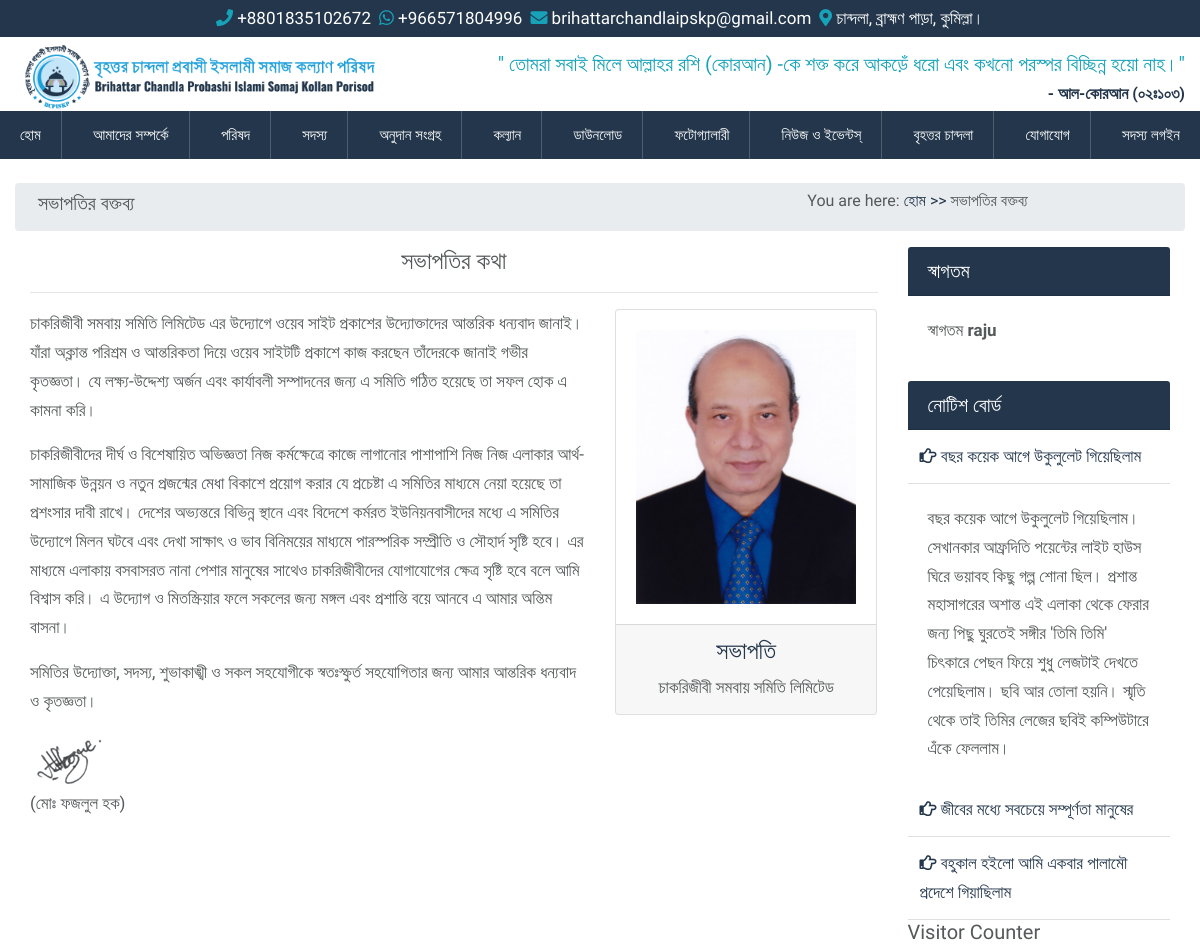
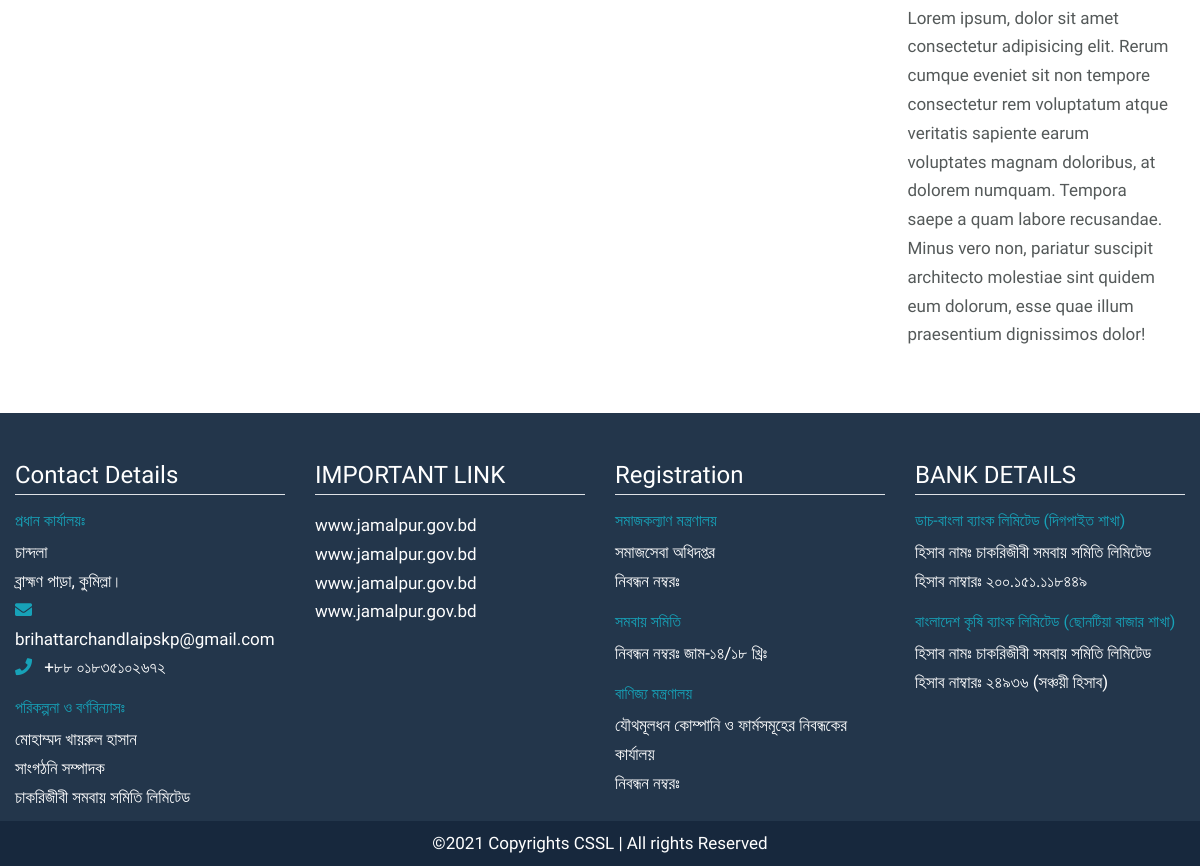
Screenshot of /president-speech (signed in) with the database file from the repository (2 pictures, top to bottom).
### src/models.py (models this page shows, shortened)
class Notice(models.Model):
    title = models.CharField(max_length=255, blank=True, null=True)
    description = models.TextField(null=True, blank=True)
    is_active = models.BooleanField(default=True, blank=True, null=True)
    created_at = models.DateTimeField(auto_now_add=True)
    updated_at = models.DateTimeField(auto_now=True)

### src/views.py (the view)
# urls.py: path("president-speech", president_speech, name="president_speech"),
def president_speech(request):
    context = {"notices": Notice.objects.filter(is_active=True).order_by("-id")}
    return render(request, "pages/about-us/president_speech.html", context)

### templates/pages/about-us/president_speech.html (shortened to what this page needs)
{% extends 'base.html' %}
{% load static %}
{% block content %}
<div class="container-fluid">
    <div class="row breadcrumb p-2">
        <div class="col-md-8">
            <h5>সভাপতির বক্তব্য</h5>
        </div>
        <div class="col-md-4">
            <h6>You are here: <a href="{% url 'home' %}">হোম >></a> সভাপতির বক্তব্য</h6>
        </div>
    </div>
    <div class="row">
        <div class="intro-main col-md-9">
            <h4 class="text-center">সভাপতির কথা</h4>
            <hr>
            <div class="row">
                <div class="col-md-8">
                    <p>
                        চাকরিজীবী সমবায় সমিতি লিমিটেড এর উদ্যোগে ওয়েব সাইট প্রকাশের উদ্যোক্তাদের আন্তরিক ধন্যবাদ জানাই।
                        যাঁরা
                        অক্লান্ত পরিশ্রম ও আন্তরিকতা দিয়ে ওয়েব সাইটটি প্রকাশে কাজ করছেন তাঁদেরকে জানাই গভীর কৃতজ্ঞতা। যে
                        লক্ষ্য-উদ্দেশ্য অর্জন এবং কার্যাবলী সম্পাদনের জন্য এ সমিতি গঠিত হয়েছে তা সফল হোক এ কামনা করি।
                    </p>
                    <p>
                        চাকরিজীবীদের দীর্ঘ ও বিশেষায়িত অভিজ্ঞতা নিজ কর্মক্ষেত্রে কাজে লাগানোর পাশাপাশি নিজ নিজ এলাকার
                        আর্থ-সামাজিক উন্নয়ন ও নতুন প্রজন্মের মেধা বিকাশে প্রয়োগ করার যে প্রচেষ্টা এ সমিতির মাধ্যমে নেয়া
                        হয়েছে তা
                        প্রশংসার দাবী রাখে। দেশের অভ্যন্তরে বিভিন্ন স্থানে এবং বিদেশে কর্মরত ইউনিয়নবাসীদের মধ্যে এ
                        সমিতির
                        উদ্যোগে মিলন ঘটবে এবং দেখা সাক্ষাৎ ও ভাব বিনিময়ের মাধ্যমে পারস্পরিক সম্প্রীতি ও সৌহার্দ সৃষ্টি
                        হবে। এর
                        মাধ্যমে এলাকায় বসবাসরত নানা পেশার মানুষের সাথেও চাকরিজীবীদের যোগাযোগের ক্ষেত্র সৃষ্টি হবে বলে
                        আমি
                        বিশ্বাস করি। এ উদ্যোগ ও মিতস্ক্রিয়ার ফলে সকলের জন্য মঙ্গল এবং প্রশান্তি বয়ে আনবে এ আমার অন্তিম
                        বাসনা।
                    </p>
                    <p>
                        সমিতির উদ্যোক্তা, সদস্য, শুভাকাঙ্খী ও সকল সহযোগীকে স্বতঃস্ফুর্ত সহযোগিতার জন্য আমার আন্তরিক
                        ধন্যবাদ ও
                        কৃতজ্ঞতা।
                    </p>
                    <img src="{% static 'img/presidents_sign.png' %}" alt="মোঃ ফজলুল হক">
                    <p>(মোঃ ফজলুল হক)</p>
                </div>
                <div class="col-md-4">
                    <div class="card">
                        <div class="card-body">
                            <img class="img-fluid" src="{% static 'img/president.jpg' %}" alt="মোঃ ফজলুল হক">
                        </div>
                        <div class="card-footer text-center">
                            <h4 class="text-blue">সভাপতি</h4>
                            চাকরিজীবী সমবায় সমিতি লিমিটেড
                        </div>
                    </div>
                </div>
            </div>
        </div>
        <div class="intro-right col-md-3">
            <div class="member-login">
                {% include "snippets/member_login.html" %}
            </div>
            <div class="notice-board">
                {% include "snippets/notice_board.html" %}
            </div>
            <div class="visitor-count">
                {% include "snippets/visitor_count.html" %}
            </div>
        </div>
    </div>
</div>
{% endblock content %}

### templates/snippets/member_login.html (shortened to what this page needs)
{% load crispy_forms_tags %}
<div class="card border-0">
  <h5 class="login card-header bg-blue"> {% if request.user.is_authenticated %} স্বাগতম {% else %} সদস্যের লগইন
    {% endif %}
  </h5>
  <div class="card-body">
    {% if request.user.is_authenticated %}
    <p>স্বাগতম <strong>{{request.user.username}}</strong></p>
    {% endif %}
  </div>
</div>

### templates/snippets/notice_board.html
<div class="card border-0">
  <h5 class="card-header bg-blue">নোটিশ বোর্ড</h5>
  <div class="card-body p-0 accordion" id="accordionExample">
    {% for notice in notices %}
    <div class="card border-0">
      <div class="card-header p-1 bg-white" id="heading{{notice.id}}">
        <a href="" class="px-2 py-2 d-block" type="button" data-toggle="collapse" data-target="#collapse{{notice.id}}"
          aria-expanded="true" aria-controls="collapseOne">
          <i class="far fa-hand-point-right"></i> {{notice.title}}
        </a>
      </div>
      <div id="collapse{{notice.id}}" class="collapse {% if forloop.counter0 == 0 %} show {% endif %}"
        aria-labelledby="heading{{notice.id}}" data-parent="#accordionExample">
        <div class="card-body">
          {{notice.description}}
        </div>
      </div>
    </div>
    {% endfor %}
  </div>
</div>

### static/css/style_backup.css (style rules this page uses)
body { margin: 0; padding: 0; font-family: 'Baloo Da 2', cursive; font-size: 17px; line-height: 1.8rem; color: #545959; }

### static/css/main.css (style rules this page uses)
:root { --mainColor: #23364B; --darkBlue: #17283d; }
.bg-blue { color: #fff; background-color: var(--mainColor); }
.text-blue { color: var(--mainColor); }

### rows the page displays
Notice: title "বছর কয়েক আগে উকুলুলেট গিয়েছিলাম", description "বছর কয়েক আগে উকুলুলেট গিয়েছিলাম। সেখানকার আফ্রদিতি পয়েন্টের লাইট হাউস ঘিরে ভয়াবহ কিছু গল্প শোনা ছিল। প্রশান্ত মহাসাগরের অশান্ত এই এলাকা থেকে ফেরার জন্য পিছু ঘুরতেই সঙ্গীর 'তিমি তিমি' চিৎকারে পেছন ফিয়ে শুধু লেজটাই দেখতে পেয়েছিলাম। ছবি আর তোলা হয়নি। স্মৃতি থেকে তাই তিমির লেজের ছবিই কম্পিউটারে এঁকে ফেললাম।"
Notice: title "জীবের মধ্যে সবচেয়ে সম্পূর্ণতা মানুষের"
Notice: title "বহুকাল হইলো আমি একবার পালামৌ প্রদেশে গিয়াছিলাম"

### other values shown
{{ request.user.username }} "raju"
